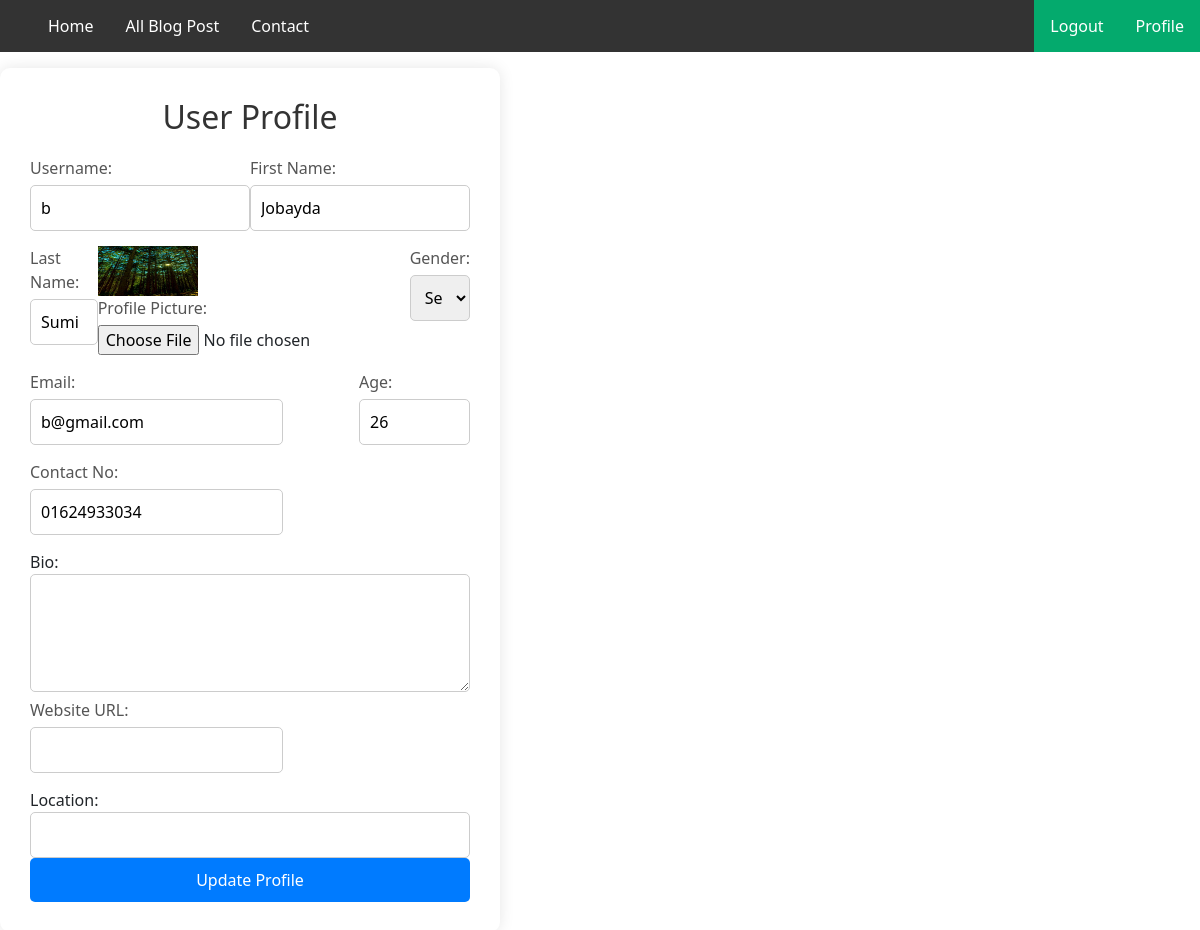
The page /editProfilePage/ (signed in) on the database its author committed.
### myApp/models.py (models this page shows, shortened)
class Custom_user(AbstractUser):
    GENDER=[
        ('male','Male'),
        ('female','Female'),
        ('other','Other'),
    ]
    USER=[
        ('viewers','Viewers'),
        ('bloogger','Bloogger'),
    ]
    user_type=models.CharField(choices=USER,max_length=100,null=True)
    Gender=models.CharField(choices=GENDER, max_length=100,null=True)
    Age=models.PositiveIntegerField(null=True)
    Contact_No=models.CharField(max_length=100,null=True)
    Profile_Pic=models.ImageField(upload_to="Media/Profile_Pic",null=True)

### myProject/views.py (the view, shortened to what this page needs)
# urls.py: path('editProfilePage/',editProfilePage, name='editProfilePage'),
def editProfilePage(request):
    current_user=request.user
    return render(request,"editProfilePage.html")

### Template/editProfilePage.html (shortened to what this page needs)
{% extends 'basePage.html' %}
{% block body %}
<!DOCTYPE html>
<html lang="en">
<head>
</head>
<body>
    <div class="form-container">
        <h2>User Profile</h2>
        <form action=" " method="POST" enctype="multipart/form-data">
            <div class="form-row">
                <div>
                    <label for="username">Username:</label>
                    <input type="text" id="username" value="{{request.user.username}}" name="username" required>
                </div>
                <div>
                    <label for="first_name">First Name:</label>
                    <input type="text" id="first_name" value="{{request.user.first_name}}" name="first_name" required>
                </div>
            </div>
            <div class="form-row">
                <div>
                    <label for="last_name">Last Name:</label>
                    <input type="text" id="last_name" value="{{request.user.last_name}}" name="last_name" required>
                </div>
                <div>
                    <img src="/{{request.user.Profile_Pic }}" alt="Profile Picture" height="50px" width="100px">
                    <label for="profile_pic">Profile Picture:</label>
                    <input type="file" id="profile_pic" name="profile_pic">
                </div>
                <div>
                    <label for="gender">Gender:</label>
                    <select id="gender" name="gender" required>
                        <option value="">Select...</option>
                    </select>
                </div>
            </div>
            <div class="form-row">
                <div>
                    <label for="email">Email:</label>
                    <input type="email" id="email" value="{{request.user.email}}" name="email" required>
                </div>
                <div>
                    <label for="age">Age:</label>
                    <input type="number" id="age" value="{{request.user.Age}}" name="age" min="1" max="100" required>
                </div>
            </div>
            <div class="form-row">
                <div>
                    <label for="contact_no">Contact No:</label>
                    <input type="text" id="contact_no" value="{{request.user.Contact_No}}" name="contact_no" required>
                </div>
            </div>
            {% if request.user.user_type == 'bloogger' %}
            <div>
                <label for="bio">Bio:</label>
                <textarea id="bio" name="bio" rows="4">{{request.user.BloggerProfileModel.Bio}}</textarea>
            </div>
            <div class="form-row">
                <div>
                    <label for="website_url">Website URL:</label>
                    <input type="text" id="website_url" value="{{request.user.BloggerProfileModel.website_url}}" name="website_url">
                </div>
            </div>
            <div>
                <label for="location">Location:</label>
                <input type="text" id="location" value="{{request.user.BloggerProfileModel.location}}"  name="location">
            </div>
            {% endif %}
            <button type="submit" class="submit-button">Update Profile</button>
        </form>
    </div>
</body>
</html>
{% endblock body %}

### Template/editProfilePage.html (style rules this page uses)
.form-container { background-color: white; padding: 30px; border-radius: 10px; box-shadow: 0 0 15px rgba(0, 0, 0, 0.1); width: 500px; }
h2 { text-align: center; margin-bottom: 20px; color: #333; }
.form-row { display: flex; justify-content: space-between; margin-bottom: 15px; }
.form-row label { margin: 0 0 5px; display: block; color: #555; flex-basis: 45%; }
input[type="text"], input[type="email"], input[type="number"], textarea, select { width: 100%; padding: 10px; border: 1px solid #ccc; border-radius: 5px; font-size: 16px; }
textarea { resize: vertical; }
button { width: 100%; padding: 10px; background-color: #007BFF; color: white; border: none; border-radius: 5px; cursor: pointer; font-size: 16px; }

### rows shown on the page
Custom_user: username "b", first_name "Jobayda", last_name "Sumi", user.Profile_Pic (picture), email "b@gmail.com", age "26", contact_no "01624933034"
